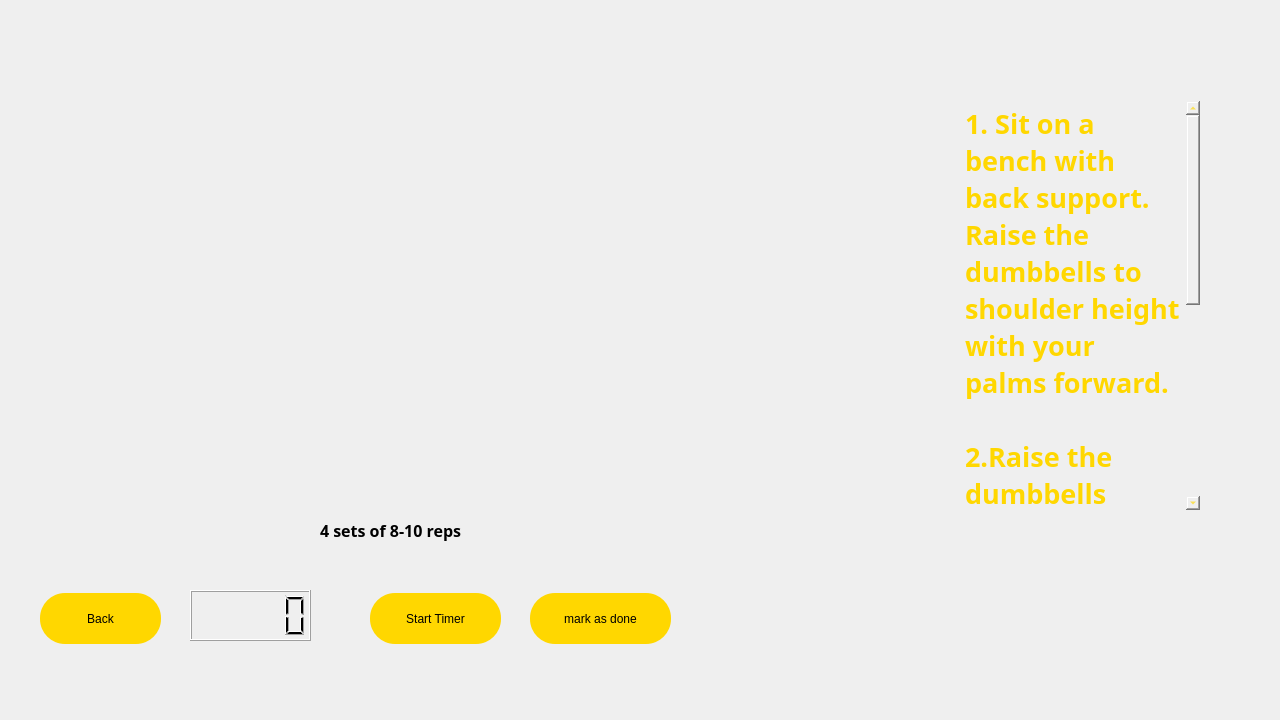
<?xml version="1.0" encoding="UTF-8"?>
<ui version="4.0">
 <class>shoulderint</class>
 <widget class="QDialog" name="shoulderint">
  <property name="geometry">
   <rect>
    <x>0</x>
    <y>0</y>
    <width>1280</width>
    <height>720</height>
   </rect>
  </property>
  <property name="windowTitle">
   <string>Dialog</string>
  </property>
  <property name="styleSheet">
   <string notr="true">#shoulderint{border-image: url(:/images/abstract-textured-backgound.jpg);}</string>
  </property>
  <widget class="QLCDNumber" name="lcdNumber">
   <property name="geometry">
    <rect>
     <x>190</x>
     <y>590</y>
     <width>121</width>
     <height>51</height>
    </rect>
   </property>
  </widget>
  <widget class="QPushButton" name="backbutton">
   <property name="geometry">
    <rect>
     <x>40</x>
     <y>593</y>
     <width>121</width>
     <height>51</height>
    </rect>
   </property>
   <property name="styleSheet">
    <string notr="true">QPushButton#backbutton {
    
	background-color: rgb(255, 215, 0);
	color: rgb(0, 0, 0);
 border-radius :25px solid black;
	}

	QPushButton#backbutton:hover{
    background-color: rgb(0, 142, 213);
	}

QPushButton#backbutton:pressed{
    background-color: rgb(0, 26, 141);
	}</string>
   </property>
   <property name="text">
    <string>Back</string>
   </property>
  </widget>
  <widget class="QPushButton" name="startimerb">
   <property name="geometry">
    <rect>
     <x>370</x>
     <y>593</y>
     <width>131</width>
     <height>51</height>
    </rect>
   </property>
   <property name="styleSheet">
    <string notr="true">QPushButton#startimerb {
    
	background-color: rgb(255, 215, 0);
	color: rgb(0, 0, 0);
 border-radius :25px solid black;
	}

	QPushButton#startimerb:hover{
    background-color: rgb(0, 142, 213);
	}

QPushButton#startimerb:pressed{
    background-color: rgb(0, 26, 141);
	}</string>
   </property>
   <property name="text">
    <string>Start Timer</string>
   </property>
  </widget>
  <widget class="QPushButton" name="madb">
   <property name="geometry">
    <rect>
     <x>530</x>
     <y>593</y>
     <width>141</width>
     <height>51</height>
    </rect>
   </property>
   <property name="styleSheet">
    <string notr="true">QPushButton#madb {
    
	background-color: rgb(255, 215, 0);
	color: rgb(0, 0, 0);
 border-radius :25px solid black;
	}

	QPushButton#madb:hover{
    background-color: rgb(0, 142, 213);
	}

QPushButton#madb:pressed{
    background-color: rgb(0, 26, 141);
	}</string>
   </property>
   <property name="text">
    <string>mark as done</string>
   </property>
  </widget>
  <widget class="QWidget" name="widget" native="true">
   <property name="geometry">
    <rect>
     <x>310</x>
     <y>500</y>
     <width>161</width>
     <height>61</height>
    </rect>
   </property>
   <property name="styleSheet">
    <string notr="true">#Qwidget{
	border-image: url(:/images/abstract-textured-backgound.jpg);
}</string>
   </property>
   <widget class="QLabel" name="label">
    <property name="geometry">
     <rect>
      <x>10</x>
      <y>10</y>
      <width>141</width>
      <height>41</height>
     </rect>
    </property>
    <property name="font">
     <font>
      <family>Bahnschrift SemiBold</family>
      <pointsize>12</pointsize>
      <bold>true</bold>
     </font>
    </property>
    <property name="text">
     <string>4 sets of 8-10 reps</string>
    </property>
   </widget>
  </widget>
  <widget class="QWidget" name="disc" native="true">
   <property name="geometry">
    <rect>
     <x>920</x>
     <y>40</y>
     <width>321</width>
     <height>521</height>
    </rect>
   </property>
   <property name="styleSheet">
    <string notr="true">#disc{
	border-image: url(:/images/Untitled_design.png);
}</string>
   </property>
   <widget class="QPlainTextEdit" name="plainTextEdit">
    <property name="geometry">
     <rect>
      <x>40</x>
      <y>60</y>
      <width>241</width>
      <height>411</height>
     </rect>
    </property>
    <property name="font">
     <font>
      <family>Bahnschrift SemiBold Condensed</family>
      <pointsize>20</pointsize>
      <bold>true</bold>
     </font>
    </property>
    <property name="styleSheet">
     <string notr="true">background-color:transparent;
color:rgb(255,215,0);</string>
    </property>
    <property name="readOnly">
     <bool>true</bool>
    </property>
    <property name="plainText">
     <string>1. Sit on a bench with back support. Raise the dumbbells to shoulder height with your palms forward.

2.Raise the dumbbells upwards and pause at the contracted position.

3. Lower the weights back to starting position.</string>
    </property>
   </widget>
  </widget>
 </widget>
 <resources/>
 <connections/>
</ui>
